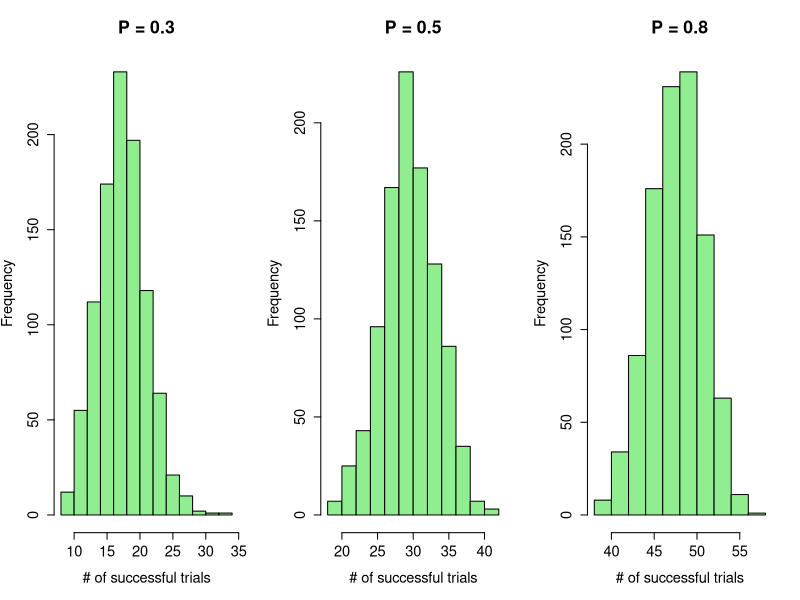
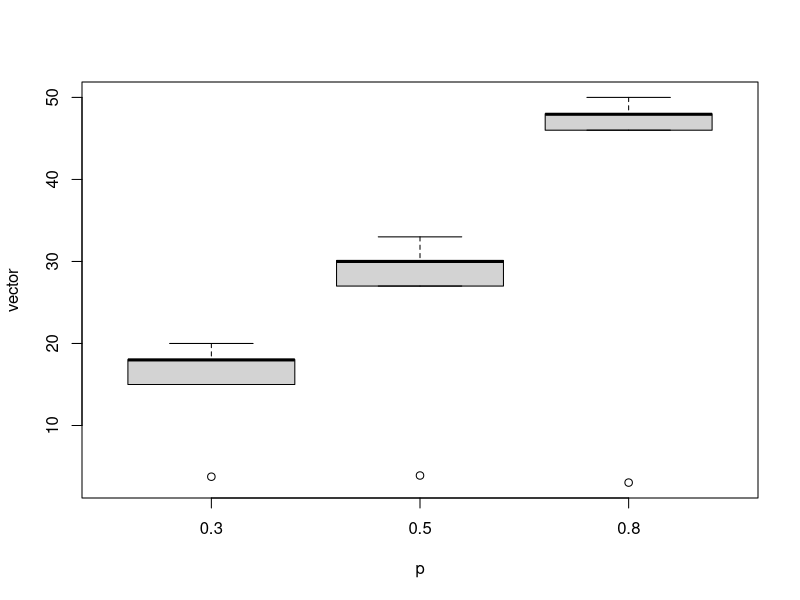
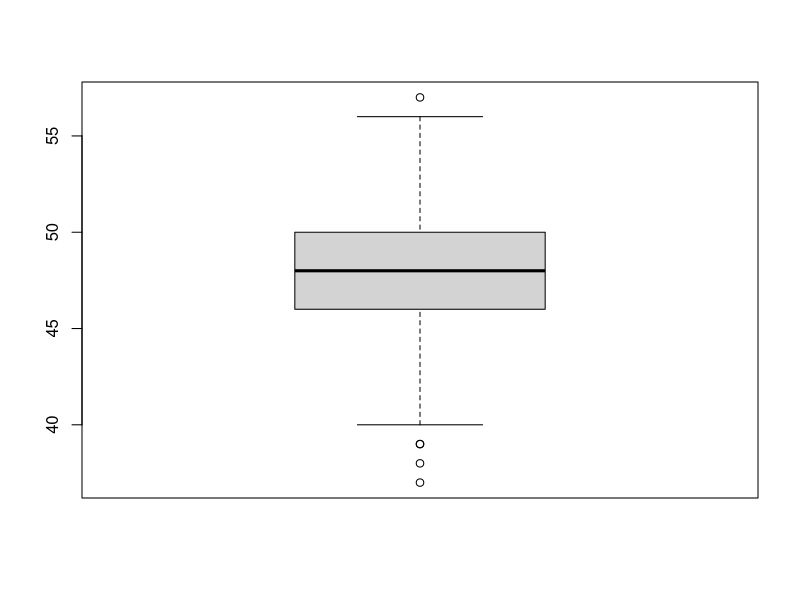
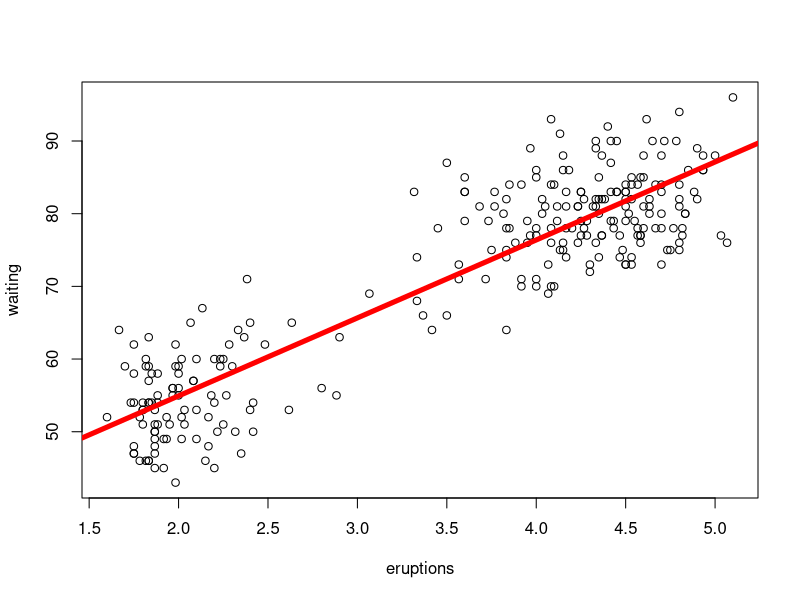
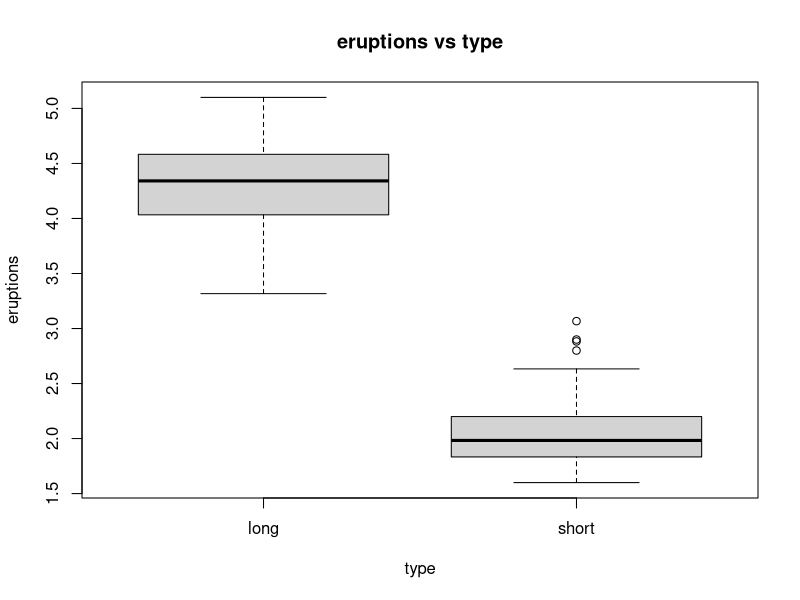
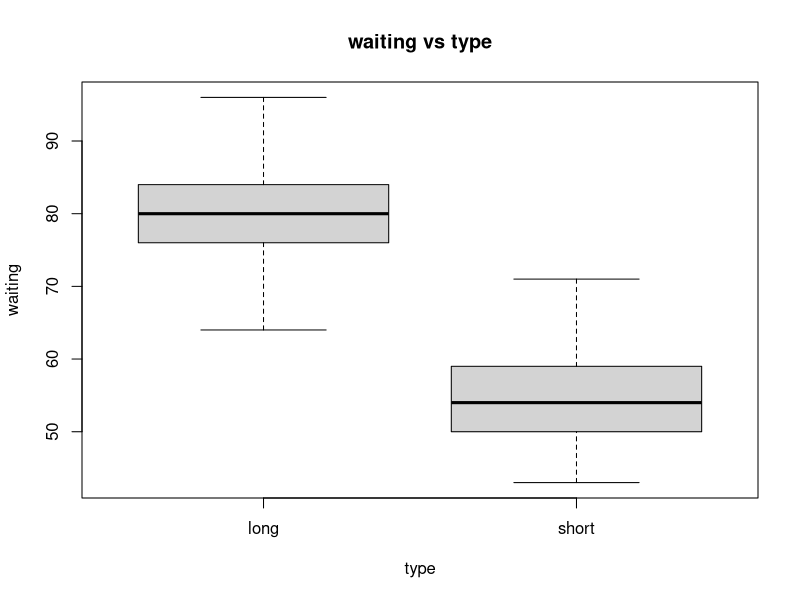
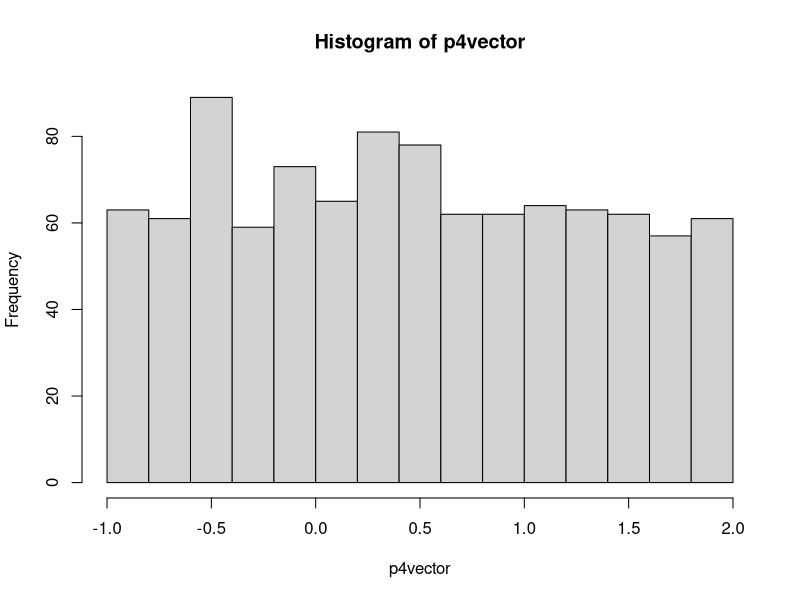
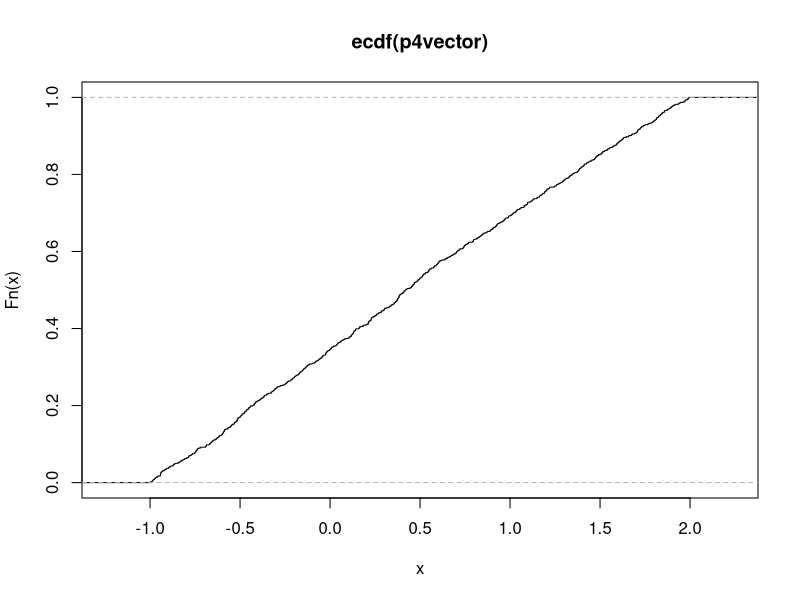

These charts were generated, in order, by the following R code:
# Problem 1
p <- c(0.3, 0.5, 0.8)

old.par <- par(mfrow=c(1,3),ps=16)
for ( iTry in 1:3 ) {
  x=rbinom(1000,60,p[iTry])
  hist(x,breaks=10,col='lightgreen',main=paste("P =",p[iTry]), xlab = "# of successful trials")
}
par(old.par)

result <- data.frame()
for(iTry in 1:3){
  x = rbinom(1000, 60, p[iTry])
  vector <- c(quantile(x, 0.25), 
              quantile(x, 0.5),
              mean(x),
              sd(x),
              quantile(x, 0.75)
  )
  result_now <- as.data.frame(vector)
  result_now$p <- p[iTry]
  result <- rbind(result, result_now)
}
boxplot(formula=vector~p, data=result)


boxplot(x)

# Problem 2
model <- lm(formula = waiting ~ eruptions, data = faithful)
plot(faithful)
abline(model, col='red', lwd=5)

# Problem 3
faithful$type <- ifelse(faithful$eruptions<3.1,'short', 'long')
boxplot(formula=eruptions~type, data=faithful, main="eruptions vs type")
boxplot(formula=waiting~type, data=faithful, main="waiting vs type")

# Problem 4
p4vector <- runif(1000, min=-1, max=2)
hist(p4vector, breaks = 20)
plot(ecdf(p4vector))

# Problem 5
p5matrix <- matrix(data=runif(100*40, min=-1, max=2), nrow = 100, ncol = 40)
y1 <- p5matrix[,1]
y2 <- p5matrix[,2]
plot(p4vector[1:100], y1, main = 'random variable vs random variable', xlab = 'x', ylab = 'y1 - in dot, y2 - in line')
lines(p4vector[1:100], y2, col='red')

# Problem 6
p5matrix <- data.frame(p5matrix)
p5matrix$sum <- rowSums(p5matrix)
hist(p5matrix$sum, breaks=20, freq = F, main = 'empirical & true density', xlab = 'random variable value')
lines(dnorm(0:40, mean=20, sd=sqrt(0.75*40)))
